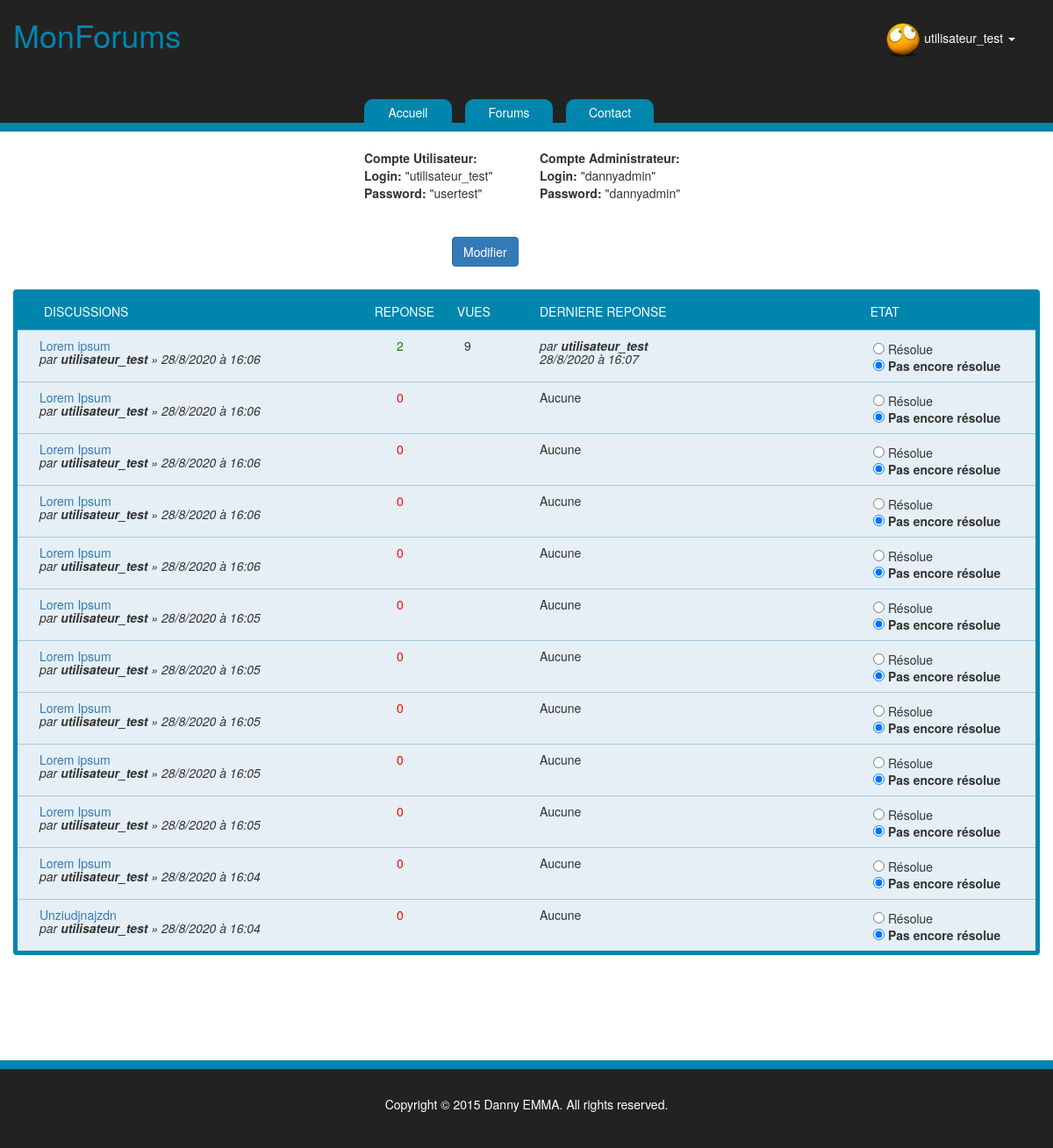
Page /controleur/forums/index.php?menu=mes_discussions (signed in) on the committed database.
### tables this page shows
CREATE TABLE `users` (
  `id` int(11) NOT NULL,
  `pseudo` varchar(255) NOT NULL,
  `password` varchar(255) NOT NULL,
  `avatar_profil` varchar(255) DEFAULT NULL,
  `sexe` varchar(255) DEFAULT NULL,
  `age` int(11) DEFAULT NULL,
  `moderateur` int(11) DEFAULT NULL,
  `date` datetime DEFAULT NULL
);

CREATE TABLE `discussions` (
  `id` int(11) NOT NULL,
  `etat` varchar(255) DEFAULT NULL,
  `sujet` varchar(255) NOT NULL,
  `date` datetime NOT NULL,
  `reponse` text DEFAULT NULL,
  `vues` int(11) DEFAULT NULL,
  `id_pseudo` int(11) NOT NULL,
  `id_categorie` int(11) NOT NULL
);

### modele/forums/mon_profil.php (called while the page is built, shortened)
			?> <script type="text/javascript">window.location.replace("index.php?menu=forums&categorie=1")</script> <?php
	function infos_profil($cnx,$id)
	{
		$query = $cnx->prepare("select sexe, age, avatar_profil from users where id= :id");
        $query->bindValue(':id' ,$id, PDO::PARAM_INT);
		$query->execute();
		return $query->fetch();
	}
?>

### modele/forums/sujet_discussion.php (called while the page is built, shortened)
                <?php
	function nbre_vue($cnx,$id)
	{
		$query = $cnx->prepare("select vues from discussions where id= :id");
        $query->bindValue(':id',$id,PDO::PARAM_INT);
        $query->execute();
		return $query->fetch();
	}
    function mes_discussions($cnx)
    {
        $query = $cnx->prepare("select sujet,pseudo,DATE_FORMAT(discussions.date,'%d/%c/%Y à %k:%i') as date,discussions.id as id,id_categorie,etat
        from discussions,users,categories
        where id_pseudo = users.id
        and id_categorie = categories.id
        and id_pseudo = :id_pseudo
        order by discussions.date desc");
        $query->bindValue(':id_pseudo',$_SESSION['id_pseudo'],PDO::PARAM_INT);
        $query->execute();
        return $query->fetchAll();
    }
?>

### modele/forums/msg_discussion.php (called while the page is built, shortened)
<?php
    function nbre_message($cnx,$id)
    {
		$query = $cnx->prepare("select count(*) as nbre_message from msg_discussion where id_discussion = :id");
        $query->bindValue(':id',$id,PDO::PARAM_INT);
        $query->execute();
        return $query->fetch();
    }
	function nbre_reponse($cnx,$id)
	{
        $nbre_message = nbre_message($cnx,$id);
        $reponse = ($nbre_message['nbre_message']-1);
        $query = $cnx->prepare("update discussions set reponse = :reponse where id = :id");
        $query->bindValue(':reponse',$reponse,PDO::PARAM_INT);
        $query->bindValue(':id',$id,PDO::PARAM_INT);
        $query->execute();
        $query2 = $cnx->prepare("select reponse from discussions where id = :id");
        $query2->bindValue(':id',$id,PDO::PARAM_INT);
		$query2->execute();
		return $query2->fetch();
	}
	function infos_message($cnx,$id)
	{
		$query = $cnx->prepare("select message,DATE_FORMAT(msg_discussion.date,'%d/%c/%Y à %k:%i') as date_message,sujet,pseudo,users.id,DATE_FORMAT(users.date,'%d/%c/%Y') as date_inscription from msg_discussion,discussions,users where
		discussions.id = id_discussion and users.id = id_user and id_discussion = :id");
        $query->bindValue(':id',$id,PDO::PARAM_INT);
		$query->execute();
		return $query->fetchAll();
	}
                ?>

### vue/forums/profil_mes_discussions.php (the view)
<form action="#" method="POST">
    <div class="col-md-2 col-md-offset-5">
        <button type="submit" class="btn btn-primary" name="modifier_mes_discussions">Modifier</button>
    </div>
    <br><br><br>
    <div class="container panel" id="block_discussion">
        <div class="row panel-heading header_discussion_message">
            <div class="col-md-4">DISCUSSIONS</div>
            <div class="col-md-1">REPONSE</div>
            <div class="col-md-1">VUES</div>
            <div class="col-md-4">DERNIERE REPONSE</div>
            <div class="col-md-2">ETAT</div>
        </div>
        <div class="container-fluid">
            <div class="row">
                <?php
                    $elementsPage = mes_discussions($cnx);
                    for($i = 0; $i<count($elementsPage); $i++)
                    {
                        $nbre_reponse = nbre_reponse($cnx,$elementsPage[$i]['id']);
                        $dernier_post = infos_message($cnx,$elementsPage[$i]['id']);
                        $nbre_vues = nbre_vue($cnx,$elementsPage[$i]['id']);
                        ?>
                            <div class="container-fluid row liste_discussion">
                                <div class="col-md-4">
                                    <a href="index.php?menu=msg_discussion&categorie=<?php echo $elementsPage[$i]['id_categorie']; ?>&id=<?php echo $elementsPage[$i]['id']; ?>"><?php echo $elementsPage[$i]['sujet']; ?></a>
                                    <br>
                                    <cite>par <strong><?php echo $elementsPage[$i]['pseudo']; ?> </strong> » <?php echo $elementsPage[$i]['date']; ?></cite>
                                </div>
                                <div class="col-md-1 center_reponse">
                                    <span style="<?php echo ($nbre_reponse['reponse']== 0?'color: red;':'color: green;'); ?>"><?php echo $nbre_reponse['reponse']; ?></span>
                                </div>
                                <div class="col-md-1 center_vue "><?php echo $nbre_vues['vues']; ?></div>
                        <?php
                        if($nbre_reponse[0]>=1)
                        {
                            echo '<div class="col-md-4"><cite>par <strong>'.$dernier_post[$nbre_reponse['reponse']]['pseudo'].' </strong><br>'.$dernier_post[$nbre_reponse['reponse']][1].'</cite></div>';
                        }
                        else
                        {
                            echo '<div class="col-md-4">Aucune</div>';
                        }
                        ?>
                                <div class="col-md-2">
                                    <input type="radio" name="<?php echo 'etat'.$i;?>" value="1"<?php echo ($elementsPage[$i]['etat']==1?'checked':'');?> >
                                    <?php echo ($elementsPage[$i]['etat']==1?'<strong>Résolue</strong>':'Résolue'); ?>
                                    <br>
                                    <input type="radio" name="<?php echo 'etat'.$i;?>" value="0"<?php echo ($elementsPage[$i]['etat']==0?'checked':''); ?> >
                                    <?php echo ($elementsPage[$i]['etat']==0?'<strong>Pas encore résolue</strong>':'Pas encore résolue'); ?>
                                </div>
                            </div>
                        <?php
                    }
                ?>
            </div>
        </div>
    </div>
</form>

### controleur/forums/header.php (shortened to what this page needs)
<header>
  <div class="container-fluid">
    <div class="row" id="block_header">
      <div class="col-md-2">
        <h1>MonForums</h1>
      </div>
      <?php
      if(isset($_SESSION['pseudo']))
      {
        $avatar = infos_profil($cnx,$_SESSION['id_pseudo']);
        echo
        '
        <div id="login_connecter" class="dropdown">
        '.($avatar['avatar_profil'] != null?'<img src="../../vue/forums/img/avatar/'.$avatar['avatar_profil'].'"/> ':'').'<a href="#" class="dropdown-toggle" data-toggle="dropdown">'.$_SESSION['pseudo'].'
        <span class="caret"></span>
        </a>
        <ul class="dropdown-menu">
        <li><a href="index.php?menu=mon_profil">Mon profil</a></li>
        <li><a href="index.php?menu=mes_discussions">Mes discussions</a></li>
        <li><a href="index.php?menu=deconnexion">Déconnexion</a></li>
        </ul>
        </div>
        ';
      }
      ?>
    </div>
    <div class="row">
      <nav class="navbar navbar-inverse">
        <div class="col-md-4 col-md-offset-4" id="navbar_header">
          <ul class="nav navbar-nav">
            <li>
              <div id="anim1" class="etiquette_nav_anim_before">
                <a id="a1" href="index.php?menu=accueil">Accueil</a>
              </div>
            </li>
            <li>
              <div id="anim2" class="etiquette_nav_anim_before">
                <a id="a2" href="index.php?menu=forums&categorie=1">Forums</a>
              </div>
            </li>
            <li>
              <div id="anim3" class="etiquette_nav_anim_before">
                <a id="a3" href="index.php?menu=contact">Contact</a>
              </div>
            </li>
          </ul>
        </div>
      </nav>
      <div id="bande_nav_anim"></div>
    </div>
    <div id="infos_login" class="row">
      <div class="col-md-2">
        <p>
          <strong>Compte Utilisateur:</strong><br>
          <strong>Login:</strong> "utilisateur_test"<br>
          <strong>Password:</strong> "usertest"
        </p>
      </div>
      <div class="col-md-2">
        <p>
          <strong>Compte Administrateur:</strong><br>
          <strong>Login:</strong> "dannyadmin"<br>
          <strong>Password:</strong> "dannyadmin"
        </p>
      </div>
    </div>
  </div>
</header>

### vue/forums/css/style.css (style rules this page uses)
html, body { height: 100%; }
#block_header { background-color: #222; }
#block_header h1 { color: rgb(0, 133, 173); }
#login_connecter { float: right; top: 25px; right: 43px; }
#login_connecter img { width: 40px; height: 40px; }
#login_connecter a.dropdown-toggle { color: white; }
.etiquette_nav_anim_before { border-radius: 10px 10px 0px 0px; position: relative; background-color: rgb(0, 133, 173); padding: 5px 8px; margin-right: 15px; bottom: -43px; height: 35px; width: 100px; text-align: center; }
.etiquette_nav_anim_before a { color: white; }
#bande_nav_anim { position: absolute; width: 100%; background-color: rgb(0, 133, 173); height: 10px; margin-top: -30px; }
#navbar_header a { background-color: transparent; }
nav.navbar.navbar-inverse { border-radius: 0; border: 0; height: 80px; background-color: #222; background-image: none; }
nav.navbar.navbar-inverse a { text-decoration: none; }
#block_discussion { border: 5px solid rgb(0, 133, 173); }
.header_discussion_message { background-color: rgb(0, 133, 173); color: white; border-radius: 0; }
.liste_discussion { background-color: rgba(229, 239, 245, 1); border-top: 1px solid rgba(0, 109, 162, 0.29); padding: 10px 10px; line-height: 15px; word-wrap: break-word; }
div.col-md-1.center_reponse { padding-left: 42px; }
div.col-md-1.center_vue { padding-left: 24px; }
#footer { background-color: #222; border-top: 10px solid rgb(0, 133, 173); height: 100px; margin-top: 100px; }
#footer #copyright { color: white; margin-top: 30px; }
#infos_login { display: flex; justify-content: center; margin-bottom: 30px; }

### rows in the picture
users: avatar_profil (picture)
discussions: sujet "Lorem ipsum", id_pseudo.pseudo "utilisateur_test", date "28/8/2020 à 16:06", reponse "2", vues "9", pseudo "utilisateur_test", reponse "28/8/2020 à 16:07", shows "Résolue", etat "☑", shows "Pas encore résolue"
discussions: sujet "Lorem Ipsum", id_pseudo.pseudo "utilisateur_test", date "28/8/2020 à 16:06", reponse "0", reponse "Aucune", shows "Résolue", etat "☑", shows "Pas encore résolue"
discussions: sujet "Lorem Ipsum", id_pseudo.pseudo "utilisateur_test", date "28/8/2020 à 16:06", reponse "0", reponse "Aucune", shows "Résolue", etat "☑", shows "Pas encore résolue"
discussions: sujet "Lorem Ipsum", id_pseudo.pseudo "utilisateur_test", date "28/8/2020 à 16:06", reponse "0", reponse "Aucune", shows "Résolue", etat "☑", shows "Pas encore résolue"
discussions: sujet "Lorem Ipsum", id_pseudo.pseudo "utilisateur_test", date "28/8/2020 à 16:06", reponse "0", reponse "Aucune", shows "Résolue", etat "☑", shows "Pas encore résolue"
discussions: sujet "Lorem Ipsum", id_pseudo.pseudo "utilisateur_test", date "28/8/2020 à 16:05", reponse "0", reponse "Aucune", shows "Résolue", etat "☑", shows "Pas encore résolue"
discussions: sujet "Lorem Ipsum", id_pseudo.pseudo "utilisateur_test", date "28/8/2020 à 16:05", reponse "0", reponse "Aucune", shows "Résolue", etat "☑", shows "Pas encore résolue"
discussions: sujet "Lorem Ipsum", id_pseudo.pseudo "utilisateur_test", date "28/8/2020 à 16:05", reponse "0", reponse "Aucune", shows "Résolue", etat "☑", shows "Pas encore résolue"
discussions: sujet "Lorem ipsum", id_pseudo.pseudo "utilisateur_test", date "28/8/2020 à 16:05", reponse "0", reponse "Aucune", shows "Résolue", etat "☑", shows "Pas encore résolue"
discussions: sujet "Lorem Ipsum", id_pseudo.pseudo "utilisateur_test", date "28/8/2020 à 16:05", reponse "0", reponse "Aucune", shows "Résolue", etat "☑", shows "Pas encore résolue"
discussions: sujet "Lorem Ipsum", id_pseudo.pseudo "utilisateur_test", date "28/8/2020 à 16:04", reponse "0", reponse "Aucune", shows "Résolue", etat "☑", shows "Pas encore résolue"
discussions: sujet "Unziudjnajzdn", id_pseudo.pseudo "utilisateur_test", date "28/8/2020 à 16:04", reponse "0", reponse "Aucune", shows "Résolue", etat "☑", shows "Pas encore résolue"

### other values in the picture
$_SESSION['pseudo'] "utilisateur_test"
